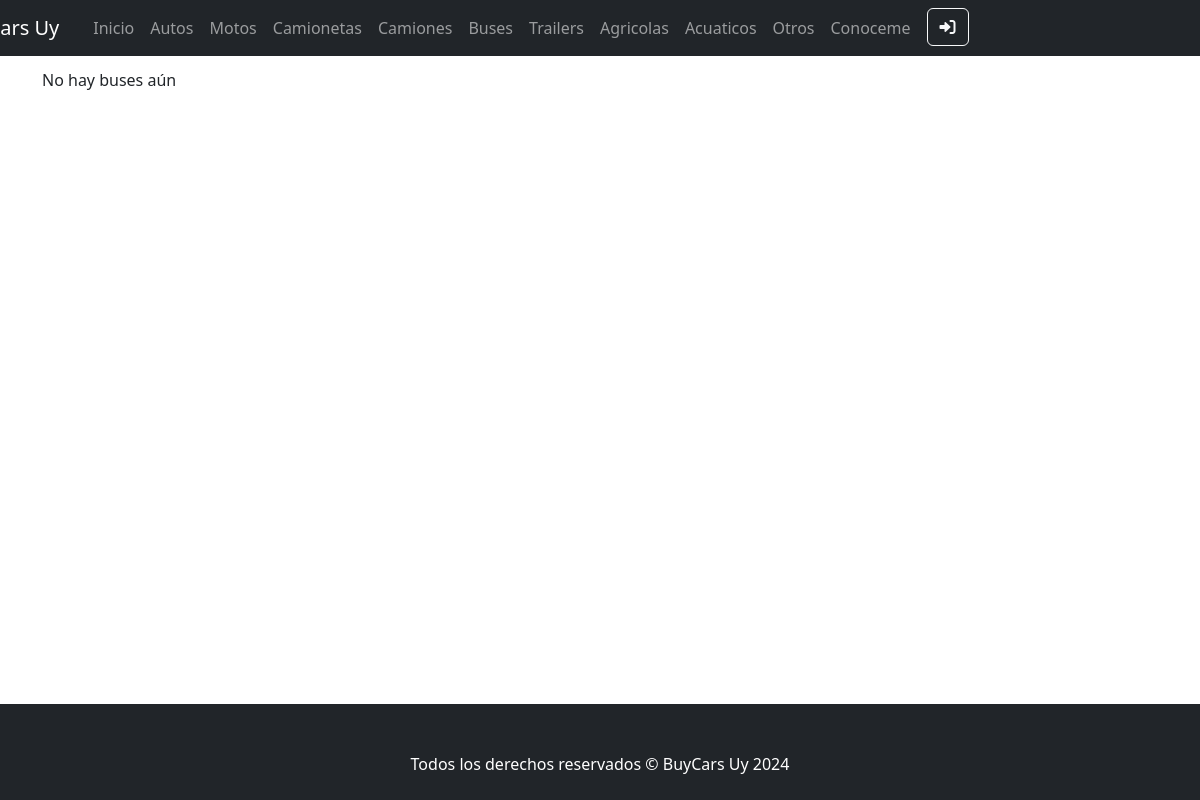
Page /App/vehiculos-lista/buses on the earlier database version.
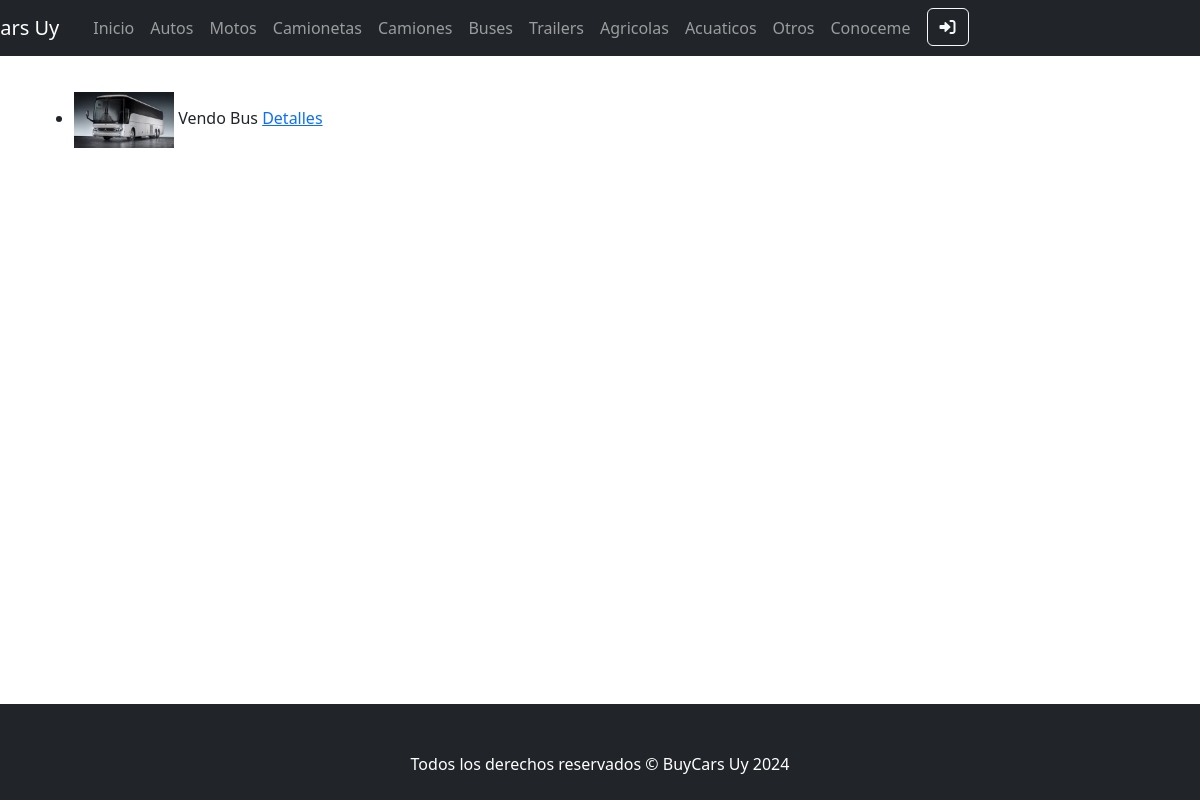
Same page on the later database version.
### App/models.py (models this page shows, shortened)
class Vehiculo(models.Model):
    vehiculoSeleccion = (
    ('autos','Autos'),
    ('motos', 'Motos'),
    ('camionetas','Camionetas'),
    ('camiones','Camiones'),
    ('buses','Buses'),
    ('trailers','Trailers'),
    ('agricolas', 'Agricolas'),
    ('acuaticos', 'Acuaticos'),
    ('otro', 'Otro'),
    )
    vendedor = models.ForeignKey(User, on_delete=models.CASCADE, null=True, blank=True)
    titulo = models.CharField(max_length=200)
    tipo = models.CharField(max_length=15, choices=vehiculoSeleccion, default='autos')
    marca = models.CharField(max_length=40)
    modelo = models.CharField(max_length=40)
    anioFabricacion = models.IntegerField()
    precio = models.DecimalField(max_digits=10, decimal_places=2)
    descripcion = models.TextField(null=True, blank=True)
    fechaPublicacion = models.DateTimeField(auto_now_add=True)
    telefonoVendedor = models.CharField(max_length=20)
    emailVendedor = models.EmailField()
    imagen = models.ImageField(null=True, blank=True, upload_to="media/")
    kilometros = models.IntegerField(null=True, blank=True)
    class Meta:
        ordering = ['vendedor', '-fechaPublicacion']

### App/views.py (the view)
# urls.py: path('vehiculos-lista/<str:vehiculo>', views.vehiculos,name="Vehiculos"),
def vehiculos(req,vehiculo):
    vehiculos = Vehiculo.objects.filter(tipo__icontains=vehiculo)
    return render(req,f"{vehiculo}/{vehiculo}.html",{"vehiculos":vehiculos})

### App/templates/buses/buses.html (shortened to what this page needs)
{% extends "padre.html" %}
{% load static %}
{% block contenidoCambiable %}
{% if vehiculos %}
<ul>
    {% for bus in vehiculos %}
    <br>
    <div style="display: flex; column-gap: 5px;">
      <li>
        {% if bus.imagen %}
            <img src="{{bus.imagen.url}}" alt="avatar" width="100px">
        {% endif %}
          {{bus.titulo}}
        <a href="{% url 'VehiculoDetail' 'buses' bus.id %}"> Detalles </a>
      </li>
      </div>
    {% endfor %}
  </ul>
{% else %}
<p>No hay buses aún</p>
{% endif %}
{% endblock contenidoCambiable%}

Differences in the rows shown:
added Vehiculo: imagen (picture), titulo "Vendo Bus"
Other differences:
text no longer shown: "No hay buses aún"
